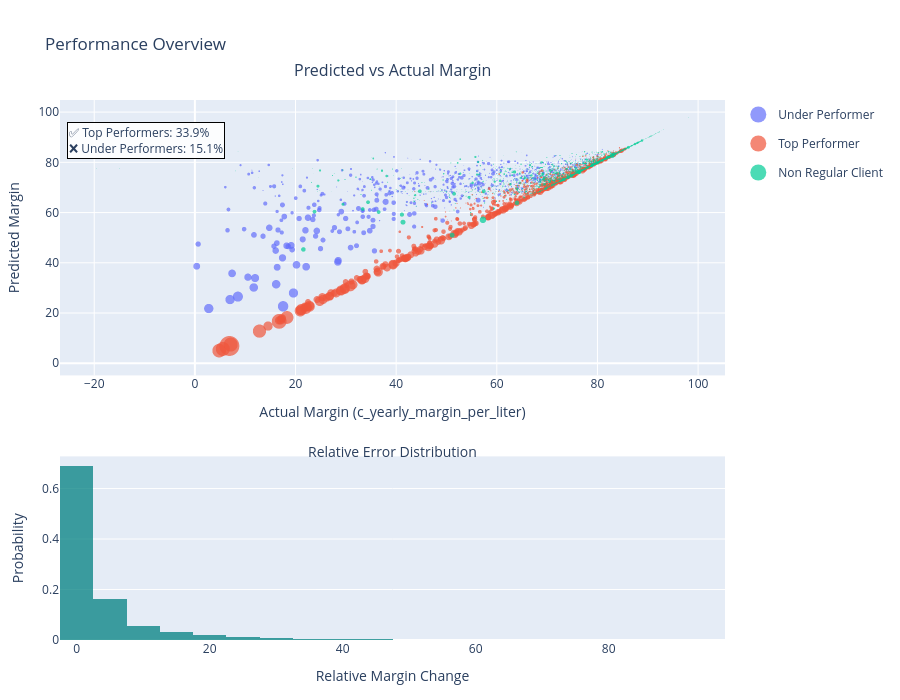

Notebook code for this chart:
### Code cell
# Stats summary
total = len(df)
top_percent = (df["performance_label"] == "Top Performer").sum() / total * 100
under_percent = (df["performance_label"] == "Under Performer").sum() / total * 100
summary_text = f"✅ Top Performers: {top_percent:.1f}%<br>❌ Under Performers: {under_percent:.1f}%"

# Create vertical subplots (scatter on top, histogram below)
fig = make_subplots(
    rows=2,
    cols=1,
    row_heights=[0.6, 0.4],
    vertical_spacing=0.15,
    specs=[[{"type": "scatter"}], [{"type": "xy"}]],
)

# Scatter plot: predicted value
scatter_pred = px.scatter(
    df,
    x="c_yearly_margin_per_liter",
    y="corrected_predicted_value",
    size="c_yearly_network_volumen",
    color="performance_label",
    size_max=20,
)
scatter_pred.update_traces(marker=dict(line=dict(width=0)))
for trace in scatter_pred.data:
    fig.add_trace(trace, row=1, col=1)

# Scatter plot: corrected predicted value
scatter_corr = px.scatter(
    df,
    x="c_yearly_margin_per_liter",
    y="corrected_predicted_value",
    size="c_yearly_network_volumen",
    color="performance_label",
    size_max=20,
)
scatter_corr.update_traces(
    marker=dict(line=dict(width=0), opacity=0.6, symbol="circle-open")
)

# Histogram: margin change
fig.add_trace(
    go.Histogram(
        x=df["margin_change"],
        nbinsx=30,
        marker_color="teal",
        opacity=0.75,
        showlegend=False,
        histnorm="probability",
    ),
    row=2,
    col=1,
)

# Annotations
fig.add_annotation(
    text="Predicted vs Actual Margin",
    x=0.5,
    y=1.08,
    xref="paper",
    yref="paper",
    showarrow=False,
    font=dict(size=16),
    xanchor="center",
)
fig.add_annotation(
    text="Relative Error Distribution",
    x=0.5,
    y=0.35,
    xref="paper",
    yref="paper",
    showarrow=False,
    font=dict(size=14),
    xanchor="center",
)

# Performance summary box
fig.add_annotation(
    text=summary_text,
    xref="paper",
    yref="paper",
    x=0.01,
    y=0.96,
    showarrow=False,
    align="left",
    bgcolor="rgba(255,255,255,0.9)",
    bordercolor="black",
    borderwidth=1,
    font=dict(size=12),
)

# Layout updates
fig.update_layout(
    height=700,
    title_text="Performance Overview",
    margin=dict(t=100, b=60, l=60, r=40),
    showlegend=True,
)

# Axis labels
fig.update_xaxes(title_text="Actual Margin (c_yearly_margin_per_liter)", row=1, col=1)
fig.update_yaxes(title_text="Predicted Margin", row=1, col=1)
fig.update_xaxes(title_text="Relative Margin Change", row=2, col=1)
fig.update_yaxes(title_text="Probability", row=2, col=1)

fig.show()

### Figure 1 — Plotly figure (JSON) as saved in the notebook; plotly's stock layout.template omitted (floating-point values rounded to 4 significant figures; data arrays with more than 128 entries replaced by an {"elided": "..."} marker saying what was removed)
{"data": [{"hovertemplate": "performance_label=Under Performer<br>c_yearly_margin_per_liter=%{x}<br>corrected_predicted_value=%{y}<br>c_yearly_network_volumen=%{marker.size}<extra></extra>", "legendgroup": "Under Performer", "marker": {"color": "#636efa", "line": {"width": 0}, "size": {"elided": "1190 float values"}, "sizemode": "area", "sizeref": 31890.0, "symbol": "circle"}, "mode": "markers", "name": "Under Performer", "showlegend": true, "type": "scattergl", "x": {"elided": "1190 float values"}, "xaxis": "x", "y": {"elided": "1190 float values"}, "yaxis": "y"}, {"hovertemplate": "performance_label=Top Performer<br>c_yearly_margin_per_liter=%{x}<br>corrected_predicted_value=%{y}<br>c_yearly_network_volumen=%{marker.size}<extra></extra>", "legendgroup": "Top Performer", "marker": {"color": "#EF553B", "line": {"width": 0}, "size": {"elided": "2669 float values"}, "sizemode": "area", "sizeref": 31890.0, "symbol": "circle"}, "mode": "markers", "name": "Top Performer", "showlegend": true, "type": "scattergl", "x": {"elided": "2669 float values"}, "xaxis": "x", "y": {"elided": "2669 float values"}, "yaxis": "y"}, {"hovertemplate": "performance_label=Non Regular Client<br>c_yearly_margin_per_liter=%{x}<br>corrected_predicted_value=%{y}<br>c_yearly_network_volumen=%{marker.size}<extra></extra>", "legendgroup": "Non Regular Client", "marker": {"color": "#00cc96", "line": {"width": 0}, "size": {"elided": "4018 float values"}, "sizemode": "area", "sizeref": 31890.0, "symbol": "circle"}, "mode": "markers", "name": "Non Regular Client", "showlegend": true, "type": "scattergl", "x": {"elided": "4018 float values"}, "xaxis": "x", "y": {"elided": "4018 float values"}, "yaxis": "y"}, {"histnorm": "probability", "marker": {"color": "teal"}, "nbinsx": 30, "opacity": 0.75, "showlegend": false, "type": "histogram", "x": {"elided": "7877 float values"}, "xaxis": "x2", "yaxis": "y2"}], "layout": {"annotations": [{"font": {"size": 16}, "showarrow": false, "text": "Predicted vs Actual Margin", "x": 0.5, "xanchor": "center", "xref": "paper", "y": 1.08, "yref": "paper"}, {"font": {"size": 14}, "showarrow": false, "text": "Relative Error Distribution", "x": 0.5, "xanchor": "center", "xref": "paper", "y": 0.35, "yref": "paper"}, {"align": "left", "bgcolor": "rgba(255,255,255,0.9)", "bordercolor": "black", "borderwidth": 1, "font": {"size": 12}, "showarrow": false, "text": "✅ Top Performers: 33.9%<br>❌ Under Performers: 15.1%", "x": 0.01, "xref": "paper", "y": 0.96, "yref": "paper"}], "height": 700, "margin": {"b": 60, "l": 60, "r": 40, "t": 100}, "showlegend": true, "title": {"text": "Performance Overview"}, "xaxis": {"anchor": "y", "domain": [0, 1], "title": {"text": "Actual Margin (c_yearly_margin_per_liter)"}}, "xaxis2": {"anchor": "y2", "domain": [0, 1], "title": {"text": "Relative Margin Change"}}, "yaxis": {"anchor": "x", "domain": [0.49, 1], "title": {"text": "Predicted Margin"}}, "yaxis2": {"anchor": "x2", "domain": [0, 0.34], "title": {"text": "Probability"}}}}
